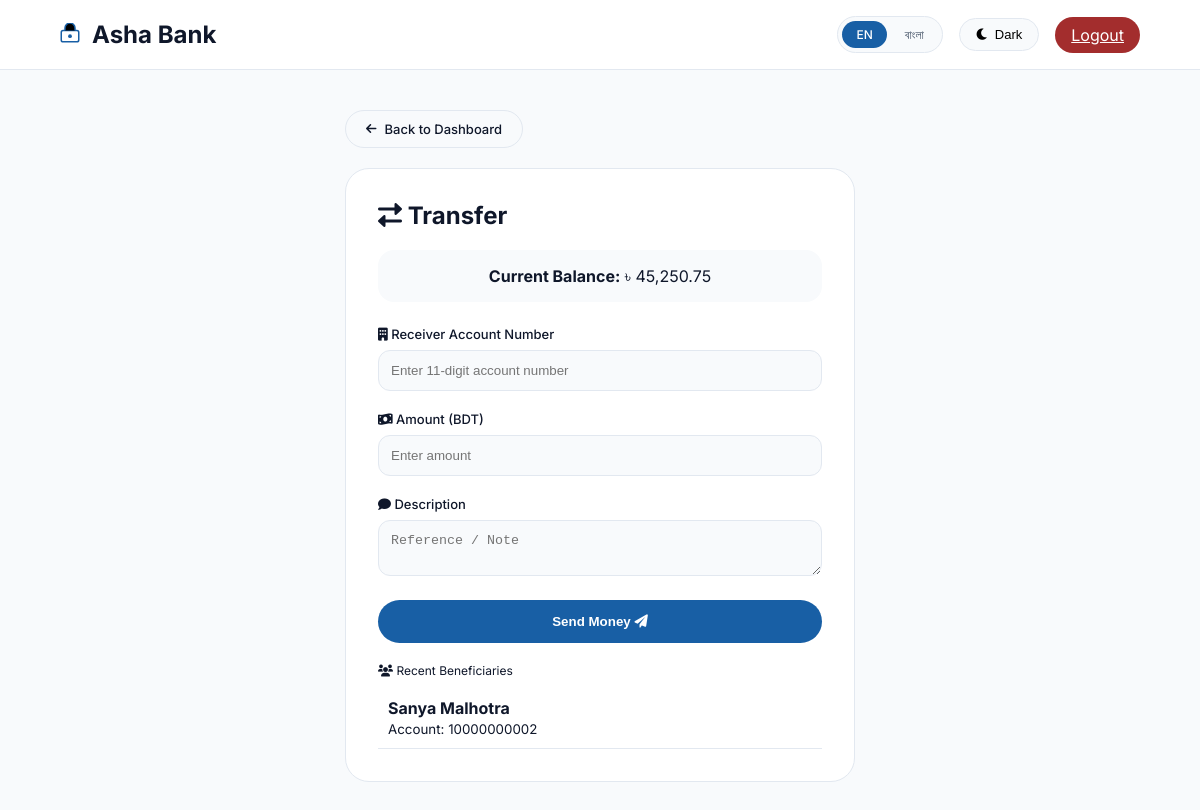
Page /transfer.php (signed in) on the committed database.
### tables this page shows
CREATE TABLE ACCOUNT (
    AccountNumber    BIGINT PRIMARY KEY,
    ProductID        INT NOT NULL,
    CustomerID       INT NOT NULL,
    BranchID         INT NOT NULL,
    OpeningDate      DATE NOT NULL,
    AvailableBalance DECIMAL(15,2) DEFAULT 0.00,
    AccountStatus    ENUM('Active','Dormant','Closed','Frozen') DEFAULT 'Active',
    FOREIGN KEY (ProductID)   REFERENCES ACCOUNTPRODUCT(ProductID),
    FOREIGN KEY (CustomerID)  REFERENCES CUSTOMER(CustomerID),
    FOREIGN KEY (BranchID)    REFERENCES BRANCH(BranchID)
);

CREATE TABLE BENEFICIARY (
    BeneficiaryID            INT AUTO_INCREMENT PRIMARY KEY,
    CustomerID               INT NOT NULL,
    BeneficiaryName          VARCHAR(150) NOT NULL,
    BeneficiaryAccountNumber VARCHAR(50) NOT NULL,
    BeneficiaryIFSC          VARCHAR(20) NOT NULL,
    BeneficiaryBankName      VARCHAR(150),
    IsActive                 TINYINT(1) DEFAULT 1,
    FOREIGN KEY (CustomerID) REFERENCES CUSTOMER(CustomerID)
);

### config/language.php (called while the page is built, shortened)
<?php
function __($key) {
    global $lang;
    $current_lang = $_SESSION['language'] ?? 'en';
    return $lang[$current_lang][$key] ?? $key;
}
function current_lang() {
    return $_SESSION['language'] ?? 'en';
}
?>

### config/db.php (called while the page is built, shortened)
<?php
function formatBDT($amount) {
    return '৳ ' . number_format($amount, 2);
}
function getAccountStatusMessage($pdo, $userId) {
    $stmt = $pdo->prepare("SELECT c.IsActive, a.AccountStatus FROM CUSTOMER c JOIN ACCOUNT a ON c.CustomerID = a.CustomerID WHERE c.CustomerID = ?");
    $stmt->execute([$userId]);
    return null;
}
function getUserAccount($pdo, $userId) {
    $stmt = $pdo->prepare("SELECT a.*, c.FirstName, c.LastName, c.Email, c.Phone, c.IsActive
                           FROM ACCOUNT a
                           JOIN CUSTOMER c ON a.CustomerID = c.CustomerID
                           WHERE c.CustomerID = ?");
    $stmt->execute([$userId]);
    return $stmt->fetch();
}
?>

### transfer.php (the view, shortened to what this page needs)
<?php
require_once 'config/db.php';
require_once 'config/language.php';
$userId = $_SESSION['user_id'];
$statusMessage = getAccountStatusMessage($pdo, $userId);
$userAccount = getUserAccount($pdo, $userId);
$balance = $userAccount['AvailableBalance'];
$beneficiaries = $pdo->prepare("SELECT * FROM BENEFICIARY WHERE CustomerID = ? AND IsActive = 1");
$beneficiaries->execute([$userId]);
$beneficiaryList = $beneficiaries->fetchAll();
?>
<!DOCTYPE html>
<html lang="<?= current_lang() ?>">
<head>
    <link rel="stylesheet" href="https://cdnjs.cloudflare.com/ajax/libs/font-awesome/6.0.0-beta3/css/all.min.css">
    <link rel="stylesheet" href="assets/css/common.css">
</head>
<body>
    <nav class="navbar">
        <div class="logo">
            <div class="logo-icon"><svg width="20" height="20" viewBox="0 0 16 16"><rect x="1" y="6" width="14" height="9" rx="1.5" fill="none" stroke="var(--accent)" stroke-width="1.2"/><path d="M4 6V4a4 4 0 0 1 8 0v2" stroke="var(--accent)" stroke-width="1.2"/><circle cx="8" cy="10.5" r="1.5" fill="var(--accent)"/></svg></div>
            <h2>Asha Bank</h2>
        </div>
        <div class="navbar-right">
            <div class="language-switcher">
                <a href="?lang=en" class="lang-btn <?= current_lang() == 'en' ? 'active' : '' ?>">EN</a>
                <a href="?lang=bn" class="lang-btn <?= current_lang() == 'bn' ? 'active' : '' ?>">বাংলা</a>
            </div>
            <button class="theme-toggle" id="themeToggle"><i class="fas fa-moon"></i> Dark</button>
            <a href="logout.php" style="background: var(--danger); color: white; padding: 8px 16px; border-radius: 40px;"><?= __('logout') ?></a>
        </div>
    </nav>
    <div class="container">
        <div class="back-button-container">
            <a href="dashboard.php" class="back-button"><i class="fas fa-arrow-left"></i> <?= __('back_to_dashboard') ?></a>
        </div>
        <div class="glass-card">
            <h2 style="margin-bottom: 20px;"><i class="fas fa-exchange-alt"></i> <?= __('transfer') ?></h2>
            <div class="balance-info"><strong><?= __('current_balance') ?>:</strong> <?= formatBDT($balance) ?></div>
            <form method="POST">
                <div class="form-group"><label><i class="fas fa-building"></i> <?= __('receiver_account') ?></label><input type="number" name="to_account" placeholder="Enter 11-digit account number" required></div>
                <div class="form-group"><label><i class="fas fa-money-bill-wave"></i> <?= __('amount') ?> (BDT)</label><input type="number" name="amount" step="0.01" placeholder="<?= __('enter_amount') ?>" required></div>
                <div class="form-group"><label><i class="fas fa-comment"></i> <?= __('description') ?></label><textarea name="description" rows="2" placeholder="Reference / Note"></textarea></div>
                <button type="submit" class="btn"><?= __('send_money') ?> <i class="fas fa-paper-plane"></i></button>
            </form>
            <?php if(!empty($beneficiaryList)): ?>
            <div class="beneficiary-list"><p style="margin: 20px 0 10px; font-size: 12px;"><i class="fas fa-users"></i> Recent Beneficiaries</p>
                <?php foreach($beneficiaryList as $ben): ?><div class="beneficiary-item" onclick="document.querySelector('input[name=\'to_account\']').value = '<?= $ben['BeneficiaryAccountNumber'] ?>'"><strong><?= htmlspecialchars($ben['BeneficiaryName']) ?></strong><br><small>Account: <?= $ben['BeneficiaryAccountNumber'] ?></small></div><?php endforeach; ?>
            </div><?php endif; ?>
        </div>
    </div>
</body>
</html>

### assets/css/common.css (style rules this page uses)
.back-button-container { margin-bottom: 20px; }
.back-button { display: inline-flex; align-items: center; gap: 8px; background: var(--bg-secondary); border: 1px solid var(--border-color); border-radius: 40px; padding: 10px 20px; text-decoration: none; color: var(--text-primary); font-size: 13px; font-weight: 500; transition: all 0.3s ease; cursor: pointer; }
.back-button i { font-size: 12px; transition: transform 0.2s ease; }
.language-switcher { display: flex; gap: 4px; background: var(--bg-secondary); border: 1px solid var(--border-color); border-radius: 40px; padding: 4px; }
.lang-btn { padding: 6px 14px; border-radius: 30px; font-size: 12px; font-weight: 500; text-decoration: none; color: var(--text-secondary); transition: all 0.2s ease; cursor: pointer; background: transparent; border: none; }
.lang-btn.active { background: var(--accent); color: white; }
.theme-toggle { background: var(--bg-secondary); border: 1px solid var(--border-color); border-radius: 40px; padding: 8px 16px; cursor: pointer; font-size: 13px; transition: all 0.2s ease; display: inline-flex; align-items: center; gap: 6px; }
.navbar { background: var(--bg-primary); border-bottom: 1px solid var(--border-color); padding: 16px 5%; display: flex; justify-content: space-between; align-items: center; flex-wrap: wrap; gap: 12px; position: sticky; top: 0; z-index: 100; }
.navbar-right { display: flex; align-items: center; gap: 16px; flex-wrap: wrap; }

### transfer.php (style rules this page uses)
* { margin: 0; padding: 0; box-sizing: border-box; }
:root { --font-sans: 'Inter', sans-serif; --bg-primary: #FFFFFF; --bg-secondary: #F8FAFC; --text-primary: #0F172A; --text-secondary: #475569; --border-color: #E2E8F0; --accent: #185FA5; --danger: #A32D2D; --success: #3B6D11; }
body { font-family: var(--font-sans); background: var(--bg-secondary); color: var(--text-primary); transition: all 0.3s ease; }
.navbar { background: var(--bg-primary); border-bottom: 1px solid var(--border-color); padding: 16px 5%; display: flex; justify-content: space-between; align-items: center; flex-wrap: wrap; gap: 12px; }
.logo { display: flex; align-items: center; gap: 12px; }
.navbar-right { display: flex; align-items: center; gap: 16px; flex-wrap: wrap; }
.container { max-width: 550px; margin: 40px auto; padding: 0 20px; }
.glass-card { background: var(--bg-primary); border: 1px solid var(--border-color); border-radius: 24px; padding: 32px; }
.form-group { margin-bottom: 20px; }
label { display: block; margin-bottom: 8px; font-weight: 500; font-size: 13px; }
input, select, textarea { width: 100%; padding: 12px; border: 1px solid var(--border-color); border-radius: 12px; background: var(--bg-secondary); color: var(--text-primary); }
.btn { width: 100%; padding: 14px; background: var(--accent); color: white; border: none; border-radius: 40px; font-weight: 600; cursor: pointer; }
.balance-info { text-align: center; margin-bottom: 24px; padding: 16px; background: var(--bg-secondary); border-radius: 16px; }
.beneficiary-item { padding: 10px; border-bottom: 1px solid var(--border-color); cursor: pointer; transition: background 0.2s; }

### rows in the picture
account: AvailableBalance "৳ 45,250.75"
beneficiary: BeneficiaryName "Sanya Malhotra", BeneficiaryAccountNumber "10000000002"

### other values in the picture
__('logout') "Logout"
__('back_to_dashboard') "Back to Dashboard"
__('transfer') "Transfer"
__('current_balance') "Current Balance"
__('receiver_account') "Receiver Account Number"
__('amount') "Amount"
__('description') "Description"
__('send_money') "Send Money"
